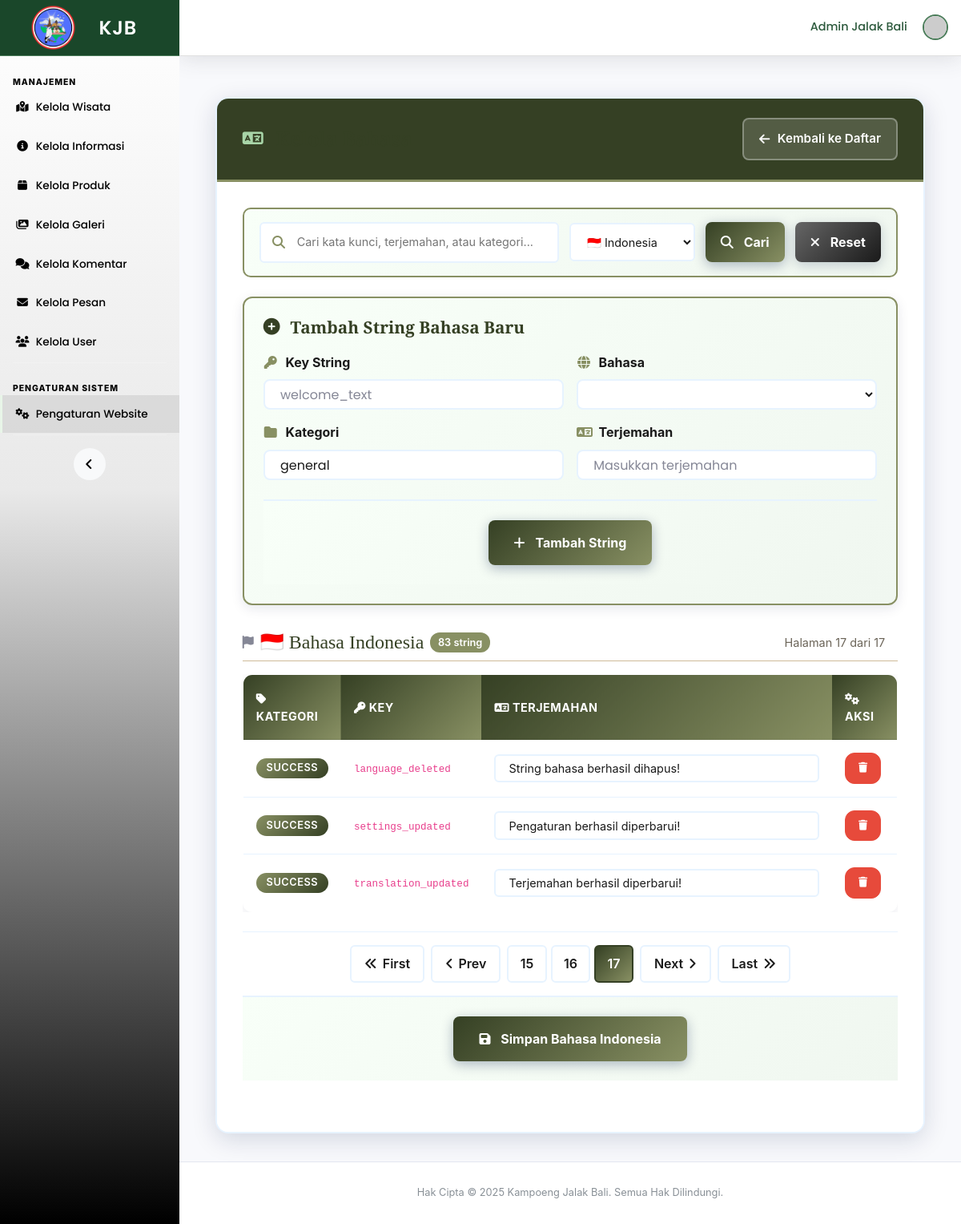
Page /dashboard/index.php?page=pengaturan&language=id&page_id=17 (signed in) on the committed database.
### tables this page shows
CREATE TABLE language_strings (
  id_string INT AUTO_INCREMENT PRIMARY KEY,
  string_key VARCHAR(255) NOT NULL,
  bahasa VARCHAR(10) NOT NULL DEFAULT 'id',
  terjemahan TEXT NOT NULL,
  kategori VARCHAR(50) DEFAULT 'general',
  tanggal_dibuat TIMESTAMP DEFAULT CURRENT_TIMESTAMP,
  tanggal_diubah TIMESTAMP DEFAULT CURRENT_TIMESTAMP ON UPDATE CURRENT_TIMESTAMP,
  UNIQUE KEY unique_key_lang (string_key, bahasa)
);

### dashboard/pages/crud_pengaturan.php (the view, shortened to what this page needs)
<?php
$items_per_page = 5;
$is_language_management = isset($_GET['search']) || isset($_GET['language']) || isset($_GET['page_id']) || isset($_GET['page_en']);
$search_term = '';
$language_filter = '';
if (isset($_GET['language']) && !empty($_GET['language'])) {
    $language_filter = mysqli_real_escape_string($koneksi, $_GET['language']);
}
$bahasa_data = [];
$languages = ['id', 'en'];
foreach ($languages as $lang) {
    if (!empty($language_filter) && $language_filter != $lang) {
        continue;
    }
    $current_page = isset($_GET["page_$lang"]) ? max(1, intval($_GET["page_$lang"])) : 1;
    $offset = ($current_page - 1) * $items_per_page;
    $where_conditions = ["bahasa = '$lang'"];
    $where_clause = implode(' AND ', $where_conditions);
    $language_query = "SELECT * FROM language_strings WHERE $where_clause
                      ORDER BY kategori, string_key
                      LIMIT $offset, $items_per_page";
    $count_query = "SELECT COUNT(*) as total FROM language_strings WHERE $where_clause";
    $count_result = mysqli_query($koneksi, $count_query);
    $total_items = 0;
    if ($count_result) {
        $total_items = mysqli_fetch_assoc($count_result)['total'];
    }
    $total_pages = ceil($total_items / $items_per_page);
    $result = mysqli_query($koneksi, $language_query);
    $language_strings = [];
    if ($result) {
        while ($row = mysqli_fetch_assoc($result)) {
            $language_strings[$row['kategori']][$row['string_key']] = $row;
        }
    }
    $bahasa_data[$lang] = [
        'strings' => $language_strings,
        'current_page' => $current_page,
        'total_pages' => $total_pages,
        'total_items' => $total_items,
        'offset' => $offset
    ];
}
$kategori_pengaturan = ['umum', 'kontak', 'sosial', 'hero', 'about', 'struktur', 'wisata', 'galeri', 'produk', 'informasi', 'footer', 'navbar', 'theme'];
?>
<div class="container-fluid">
    <div class="settings-content-area" id="settingsContent" style="<?php echo $is_language_management ? 'display: block;' : 'display: none;'; ?>">
        <?php if ($is_language_management): ?>
            <div class="settings-content-header">
                <h3><i class="fas fa-language"></i> Kelola Bahasa</h3>
                <button class="back-to-cards">
                    <i class="fas fa-arrow-left"></i> Kembali ke Daftar
                </button>
            </div>
            <div class="language-management">
                <div class="language-search-container">
                    <form method="GET" id="languageSearchForm">
                        <div class="language-search-box">
                            <div class="language-search-input">
                                <i class="fas fa-search"></i>
                                <input type="text" name="search" value="<?php echo htmlspecialchars($search_term); ?>"
                                       placeholder="Cari kata kunci, terjemahan, atau kategori..." autocomplete="off">
                            </div>
                            <div class="language-filter">
                                <select name="language">
                                    <option value="id" <?php echo $language_filter == 'id' ? 'selected' : ''; ?>>🇮🇩 Indonesia</option>
                                </select>
                            </div>
                            <button type="submit" class="btn-save" style="min-width: auto; padding: 0.8rem 1.2rem;">
                                <i class="fas fa-search"></i> Cari
                            </button>
                            <?php if (!empty($search_term) || !empty($language_filter)): ?>
                                <a href="?page=pengaturan" class="btn-cancel" style="min-width: auto; padding: 0.8rem 1.2rem;">
                                    <i class="fas fa-times"></i> Reset
                                </a>
                            <?php endif; ?>
                        </div>
                    </form>
                </div>
                <div class="add-language-card">
                    <h4><i class="fas fa-plus-circle"></i> Tambah String Bahasa Baru</h4>
                    <form method="POST" id="addLanguageForm">
                        <div class="add-language-form-grid">
                            <div class="compact-form-group">
                                <label><i class="fas fa-key"></i> Key String</label>
                                <input type="text" name="string_key" class="form-control" placeholder="welcome_text" required>
                            </div>
                            <div class="compact-form-group">
                                <label><i class="fas fa-globe"></i> Bahasa</label>
                                <select name="bahasa" class="form-control" required>
                                    <option value="">-- Pilih --</option>
                                </select>
                            </div>
                            <div class="compact-form-group">
                                <label><i class="fas fa-folder"></i> Kategori</label>
                                <input type="text" name="kategori" class="form-control" placeholder="general" value="general" required>
                            </div>
                            <div class="compact-form-group">
                                <label><i class="fas fa-language"></i> Terjemahan</label>
                                <input type="text" name="terjemahan" class="form-control" placeholder="Masukkan terjemahan" required>
                            </div>
                        </div>
                        <div class="settings-actions-compact">
                            <button type="submit" name="tambah_bahasa" class="btn-save">
                                <i class="fas fa-plus"></i> Tambah String
                            </button>
                        </div>
                    </form>
                </div>
                <?php
                $id_data = isset($bahasa_data['id']) ? $bahasa_data['id'] : ['strings' => [], 'current_page' => 1, 'total_pages' => 0, 'total_items' => 0];
                $en_data = isset($bahasa_data['en']) ? $bahasa_data['en'] : ['strings' => [], 'current_page' => 1, 'total_pages' => 0, 'total_items' => 0];
                $total_all_items = $id_data['total_items'] + $en_data['total_items'];
                ?>
                <?php if ($total_all_items > 0): ?>
                    <?php if ($id_data['total_items'] > 0): ?>
                        <div class="language-section" style="margin-bottom: 2rem;">
                            <div class="language-header" style="display: flex; align-items: center; justify-content: space-between; margin-bottom: 1rem; padding-bottom: 0.5rem; border-bottom: 1px solid var(--tan);">
                                <div style="display: flex; align-items: center; gap: 0.5rem;">
                                    <i class="fas fa-flag"></i>
                                    <h4 style="margin: 0; color: var(--dark-green);">🇮🇩 Bahasa Indonesia</h4>
                                    <span style="background: var(--muted-green); color: white; padding: 0.2rem 0.6rem; border-radius: 12px; font-size: 0.8rem; font-weight: 600;">
                                        <?php echo $id_data['total_items']; ?> string
                                    </span>
                                </div>
                                <div class="pagination-info">
                                    Halaman <?php echo $id_data['current_page']; ?> dari <?php echo $id_data['total_pages']; ?>
                                </div>
                            </div>
                            <form method="POST">
                                <div class="table-responsive">
                                    <table class="language-table-clean">
                                        <thead>
                                            <tr>
                                                <th width="15%"><i class="fas fa-tag"></i> Kategori</th>
                                                <th width="20%"><i class="fas fa-key"></i> Key</th>
                                                <th width="55%"><i class="fas fa-language"></i> Terjemahan</th>
                                                <th width="10%"><i class="fas fa-cogs"></i> Aksi</th>
                                            </tr>
                                        </thead>
                                        <tbody>
                                            <?php foreach ($id_data['strings'] as $kategori => $strings): ?>
                                                <?php foreach ($strings as $key => $string): ?>
                                                    <tr>
                                                        <td>
                                                            <span class="badge"><?php echo ucfirst($kategori); ?></span>
                                                        </td>
                                                        <td><code><?php echo $key; ?></code></td>
                                                        <td>
                                                            <input type="text"
                                                                   name="bahasa[<?php echo $string['id_string']; ?>]"
                                                                   value="<?php echo htmlspecialchars($string['terjemahan']); ?>"
                                                                   class="form-control">
                                                        </td>
                                                        <td>
                                                            <a href="javascript:void(0)"
                                                               onclick="confirmDelete(<?php echo $string['id_string']; ?>)"
                                                               class="btn btn-danger btn-sm">
                                                                <i class="fas fa-trash"></i>
                                                            </a>
                                                        </td>
                                                    </tr>
                                                <?php endforeach; ?>
                                            <?php endforeach; ?>
                                        </tbody>
                                    </table>
                                </div>
                                <?php if ($id_data['total_pages'] > 1): ?>
                                    <div class="language-pagination">
                                        <a href="<?php echo buildPaginationUrl('id', 1); ?>" class="pagination-btn <?php echo $id_data['current_page'] == 1 ? 'disabled' : ''; ?>">
                                            <i class="fas fa-angle-double-left"></i> First
                                        </a>
                                        <a href="<?php echo buildPaginationUrl('id', max(1, $id_data['current_page'] - 1)); ?>" class="pagination-btn <?php echo $id_data['current_page'] == 1 ? 'disabled' : ''; ?>">
                                            <i class="fas fa-angle-left"></i> Prev
                                        </a>
                                        <div class="pagination-numbers">
                                            <?php
                                            $start_page = max(1, $id_data['current_page'] - 2);
                                            $end_page = min($id_data['total_pages'], $id_data['current_page'] + 2);
                                            for ($i = $start_page; $i <= $end_page; $i++): ?>
                                                <a href="<?php echo buildPaginationUrl('id', $i); ?>" class="page-number <?php echo $i == $id_data['current_page'] ? 'active' : ''; ?>">
                                                    <?php echo $i; ?>
                                                </a>
                                            <?php endfor; ?>
                                        </div>
                                        <a href="<?php echo buildPaginationUrl('id', min($id_data['total_pages'], $id_data['current_page'] + 1)); ?>" class="pagination-btn <?php echo $id_data['current_page'] == $id_data['total_pages'] ? 'disabled' : ''; ?>">
                                            Next <i class="fas fa-angle-right"></i>
                                        </a>
                                        <a href="<?php echo buildPaginationUrl('id', $id_data['total_pages']); ?>" class="pagination-btn <?php echo $id_data['current_page'] == $id_data['total_pages'] ? 'disabled' : ''; ?>">
                                            Last <i class="fas fa-angle-double-right"></i>
                                        </a>
                                    </div>
                                <?php endif; ?>
                                <div class="settings-actions-compact">
                                    <button type="submit" name="update_bahasa" class="btn-save">
                                        <i class="fas fa-save"></i> Simpan Bahasa Indonesia
                                    </button>
                                </div>
                            </form>
                        </div>
                    <?php endif; ?>
                <?php endif; ?>
            </div>
        <?php else: ?>
        <?php endif; ?>
    </div>
</div>
<?php
function buildPaginationUrl($language, $page) {
    $params = ['page' => 'pengaturan'];
    if (!empty($_GET['language'])) {
        $params['language'] = $_GET['language'];
    }
    $params["page_$language"] = $page;
    unset($params["page_$other_lang"]);
    return '?' . http_build_query($params);
}
?>

### dashboard/index.php (style rules this page uses)
:root { --brown: #4c3d19; --dark-green: #354024; --muted-green: #889063; --tan: #cfbb99; --cream: #e5d7c4; --text: #2d2a23; --muted-text: #6b6458; --white: #ffffff; --font-heading: "Playfair Display", serif; --font-body: "Poppins", sans-serif; }
.container-fluid { padding: 0.8rem 1rem; }

### rows in the picture
language_strings: kategori "SUCCESS", key "language_deleted", terjemahan "String bahasa berhasil dihapus!"
language_strings: kategori "SUCCESS", key "settings_updated", terjemahan "Pengaturan berhasil diperbarui!"
language_strings: kategori "SUCCESS", key "translation_updated", terjemahan "Terjemahan berhasil diperbarui!"

### other values in the picture
get_setting('navbar_site_name', 'KJB') "KJB"
t('management') ?: 'Manajemen' "MANAJEMEN"
t('manage_tourism') ?: 'Kelola Wisata' "Kelola Wisata"
t('manage_information') ?: 'Kelola Informasi' "Kelola Informasi"
t('manage_products') ?: 'Kelola Produk' "Kelola Produk"
t('manage_gallery') ?: 'Kelola Galeri' "Kelola Galeri"
t('manage_comments') ?: 'Kelola Komentar' "Kelola Komentar"
t('manage_messages') ?: 'Kelola Pesan' "Kelola Pesan"
t('manage_users') ?: 'Kelola User' "Kelola User"
$user_nama "Admin Jalak Bali"
$id_data['total_items'] "83"
$id_data['current_page'] "17"
$id_data['total_pages'] "17"
